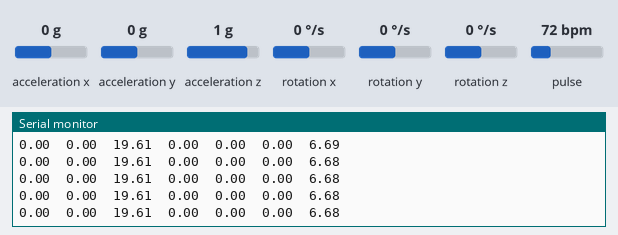
The sketch below on a simulated Arduino Nano 33 BLE. On the bench: the last lines printed to the serial monitor. The test bench sets the inputs (shaded band); at power-on: acceleration x 0 g, acceleration y 0 g, acceleration z 1 g, rotation x 0 °/s, rotation y 0 °/s, rotation z 0 °/s, pulse 72 bpm.

Above: at 2.2 s.
2.3 s: acceleration x set to -1.4 g
At 3.4 s:
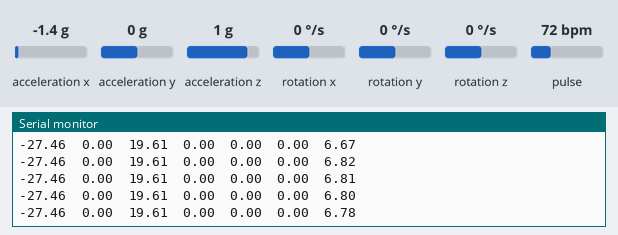
3.8 s: acceleration y set to -1.4 g
At 4.6 s:
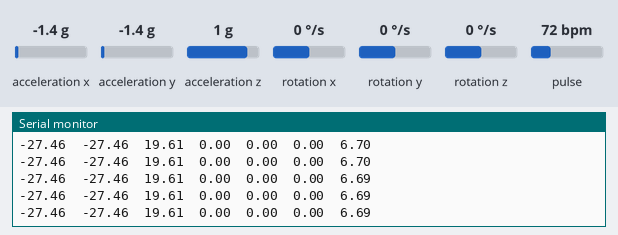
5.3 s: acceleration z set to -1.4 g
At 6.0 s:
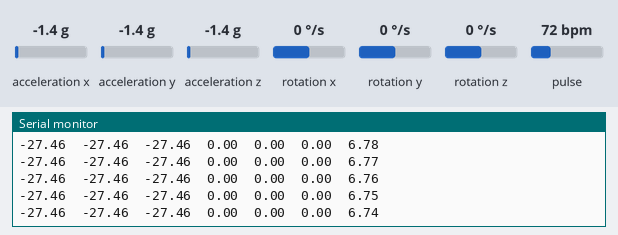
6.8 s: rotation x set to -192 °/s
At 7.9 s:
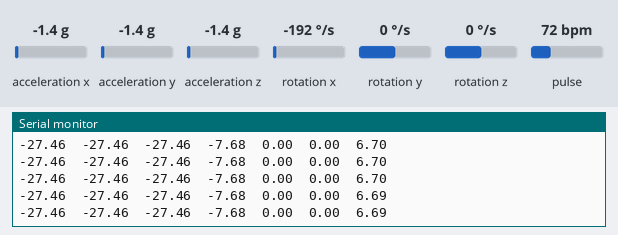
8.3 s: rotation y set to -192 °/s
At 9.0 s:
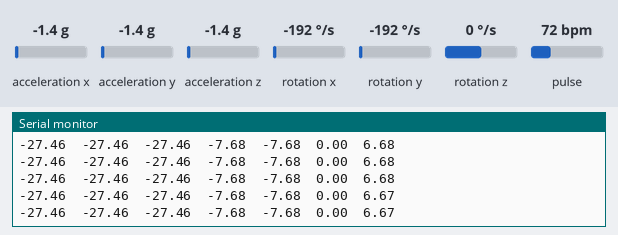

Measured:
- after the input at 2.3 s, the serial monitor: prints a new line at once (image 1)
- after the input at 3.8 s, the serial monitor: prints a new line at once (image 2)
- after the input at 5.3 s, the serial monitor: prints a new line at once (image 3)
- after the input at 6.8 s, the serial monitor: prints a new line at once (image 4)
- after the input at 8.3 s, the serial monitor: prints a new line at once (image 5)

The sketch:

gesture_detection.ino
```cpp
#include <Arduino_LSM9DS1.h>
#include <Wire.h>
#include "MAX30105.h"
// #include "spo2_algorithm.h" // Optional, if you plan to calculate SpO2

#define CONVERT_G_TO_MS2    9.80665f
#define FREQUENCY_HZ        50
#define INTERVAL_MS         (1000 / (FREQUENCY_HZ + 1))

static unsigned long last_interval_ms = 0;

MAX30105 particleSensor;

// Define min and max for scaling
float ax_min = -10.0f, ax_max = 10.0f;
float ay_min = -10.0f, ay_max = 10.0f;
float az_min = -10.0f, az_max = 10.0f;
float gx_min = -500.0f, gx_max = 500.0f;
float gy_min = -500.0f, gy_max = 500.0f;
float gz_min = -500.0f, gz_max = 500.0f;
float ir_min = 0.0f, ir_max = 150000.0f; // Adjust based on expected range

void setup() {
    Serial.begin(115200);
    delay(1000); // Allow time for serial port to initialize

    Serial.println("Started");

    // Initialize LSM9DS1 IMU
    if (!IMU.begin()) {
        Serial.println("Failed to initialize IMU!");
        while (1);
    }

    // Initialize MAX30102 sensor
    if (!particleSensor.begin()) {
        Serial.println("MAX30102 was not found. Please check wiring/power.");
        while (1);
    }

    Serial.println("MAX30102 sensor found!");

    // Configure the MAX30102 sensor
    particleSensor.setup();
    particleSensor.setPulseAmplitudeRed(0x0A); // Red LED
    particleSensor.setPulseAmplitudeIR(0x1F);  // IR LED
}

// Scaling function to map data to [-20, 20]
float scaleToRange(float value, float min, float max) {
    return -20 + ((value - min) * 40 / (max - min));
}

void loop() {
    float ax, ay, az; // Accelerometer readings
    float gx, gy, gz; // Gyroscope readings
    long irValue;

    if (millis() > last_interval_ms + INTERVAL_MS) {
        last_interval_ms = millis();

        // Read accelerometer and gyroscope data
        if (IMU.readAcceleration(ax, ay, az) && IMU.readGyroscope(gx, gy, gz)) {

            // Scale accelerometer and gyroscope data to [-20, 20]
            float ax_scaled = scaleToRange(ax * CONVERT_G_TO_MS2, ax_min, ax_max);
            float ay_scaled = scaleToRange(ay * CONVERT_G_TO_MS2, ay_min, ay_max);
            float az_scaled = scaleToRange(az * CONVERT_G_TO_MS2, az_min, az_max);
            float gx_scaled = scaleToRange(gx, gx_min, gx_max);
            float gy_scaled = scaleToRange(gy, gy_min, gy_max);
            float gz_scaled = scaleToRange(gz, gz_min, gz_max);

            // Read IR value and scale to [-20, 20]
            irValue = particleSensor.getIR();
            float ir_scaled = scaleToRange((float)irValue, ir_min, ir_max);

            // Print scaled values with 2 decimal places
            Serial.print(ax_scaled, 2);
            Serial.print('\t');
            Serial.print(ay_scaled, 2);
            Serial.print('\t');
            Serial.print(az_scaled, 2);
            Serial.print('\t');
            Serial.print(gx_scaled, 2);
            Serial.print('\t');
            Serial.print(gy_scaled, 2);
            Serial.print('\t');
            Serial.print(gz_scaled, 2);
            Serial.print('\t');
            Serial.println(ir_scaled, 2);

        } else {
            Serial.println("Failed to read IMU data!");
        }
    }
}
```
